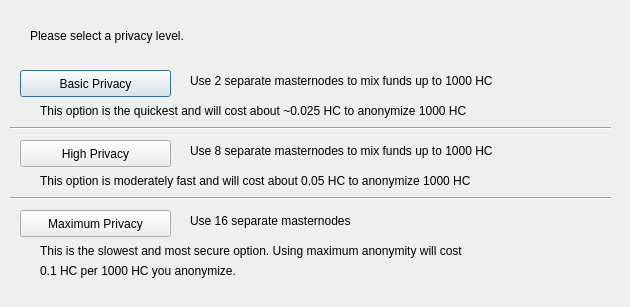
<?xml version="1.0" encoding="UTF-8"?>
<ui version="4.0">
 <class>DarksendConfig</class>
 <widget class="QDialog" name="DarksendConfig">
  <property name="geometry">
   <rect>
    <x>0</x>
    <y>0</y>
    <width>630</width>
    <height>307</height>
   </rect>
  </property>
  <property name="windowTitle">
   <string>Configure Darksend</string>
  </property>
  <widget class="QPushButton" name="buttonBasic">
   <property name="geometry">
    <rect>
     <x>20</x>
     <y>70</y>
     <width>151</width>
     <height>27</height>
    </rect>
   </property>
   <property name="text">
    <string>Basic Privacy</string>
   </property>
  </widget>
  <widget class="QPushButton" name="buttonHigh">
   <property name="geometry">
    <rect>
     <x>20</x>
     <y>140</y>
     <width>151</width>
     <height>27</height>
    </rect>
   </property>
   <property name="text">
    <string>High Privacy</string>
   </property>
  </widget>
  <widget class="QPushButton" name="buttonMax">
   <property name="geometry">
    <rect>
     <x>20</x>
     <y>210</y>
     <width>151</width>
     <height>27</height>
    </rect>
   </property>
   <property name="text">
    <string>Maximum Privacy</string>
   </property>
  </widget>
  <widget class="QLabel" name="label">
   <property name="geometry">
    <rect>
     <x>30</x>
     <y>20</y>
     <width>571</width>
     <height>31</height>
    </rect>
   </property>
   <property name="text">
    <string>Please select a privacy level.</string>
   </property>
  </widget>
  <widget class="QLabel" name="label_2">
   <property name="geometry">
    <rect>
     <x>190</x>
     <y>70</y>
     <width>421</width>
     <height>21</height>
    </rect>
   </property>
   <property name="text">
    <string>Use 2 separate masternodes to mix funds up to 1000 HC</string>
   </property>
  </widget>
  <widget class="QLabel" name="label_3">
   <property name="geometry">
    <rect>
     <x>190</x>
     <y>140</y>
     <width>411</width>
     <height>21</height>
    </rect>
   </property>
   <property name="text">
    <string>Use 8 separate masternodes to mix funds up to 1000 HC</string>
   </property>
  </widget>
  <widget class="QLabel" name="label_4">
   <property name="geometry">
    <rect>
     <x>190</x>
     <y>210</y>
     <width>421</width>
     <height>21</height>
    </rect>
   </property>
   <property name="text">
    <string>Use 16 separate masternodes</string>
   </property>
  </widget>
  <widget class="QLabel" name="label_6">
   <property name="geometry">
    <rect>
     <x>40</x>
     <y>100</y>
     <width>561</width>
     <height>21</height>
    </rect>
   </property>
   <property name="text">
    <string>This option is the quickest and will cost about ~0.025 HC to anonymize 1000 HC</string>
   </property>
  </widget>
  <widget class="QLabel" name="label_7">
   <property name="geometry">
    <rect>
     <x>40</x>
     <y>170</y>
     <width>561</width>
     <height>21</height>
    </rect>
   </property>
   <property name="text">
    <string>This option is moderately fast and will cost about 0.05 HC to anonymize 1000 HC</string>
   </property>
  </widget>
  <widget class="QLabel" name="label_8">
   <property name="geometry">
    <rect>
     <x>40</x>
     <y>240</y>
     <width>561</width>
     <height>21</height>
    </rect>
   </property>
   <property name="text">
    <string>This is the slowest and most secure option. Using maximum anonymity will cost</string>
   </property>
  </widget>
  <widget class="QLabel" name="label_9">
   <property name="geometry">
    <rect>
     <x>40</x>
     <y>260</y>
     <width>561</width>
     <height>21</height>
    </rect>
   </property>
   <property name="text">
    <string>0.1 HC per 1000 HC you anonymize.</string>
   </property>
  </widget>
  <widget class="Line" name="line">
   <property name="geometry">
    <rect>
     <x>10</x>
     <y>120</y>
     <width>601</width>
     <height>16</height>
    </rect>
   </property>
   <property name="orientation">
    <enum>Qt::Horizontal</enum>
   </property>
  </widget>
  <widget class="Line" name="line_2">
   <property name="geometry">
    <rect>
     <x>10</x>
     <y>190</y>
     <width>601</width>
     <height>16</height>
    </rect>
   </property>
   <property name="orientation">
    <enum>Qt::Horizontal</enum>
   </property>
  </widget>
 </widget>
 <resources/>
 <connections/>
</ui>
